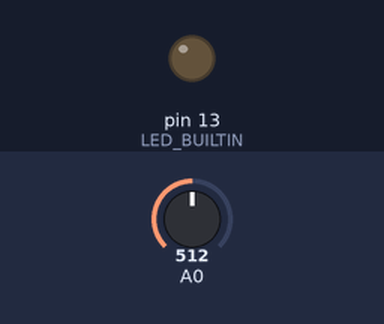
Bench run of a sketch on a simulated Arduino Uno, built with avr-gcc and run on an emulated ATmega328P. Parts: output pins drawn as LEDs (lit = HIGH). Inputs (shaded band) come from the test bench; at power-on: A0 = 512.

Above: at 1.2 s.
1.3 s: A0 set to 544
2.8 s: A0 set to 572
At 3.8 s:
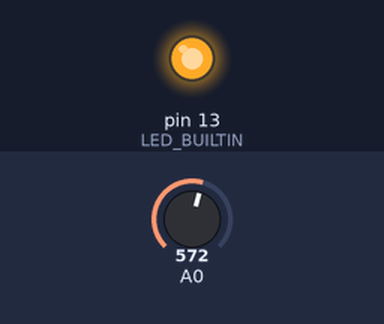
6.2 s: A0 set to 530
7.7 s: A0 set to 503
At 8.7 s:
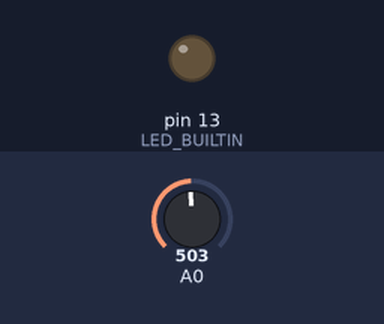
Timing chart, 0 to 10.3 s (numbered marks = the images above; inputs shaded):
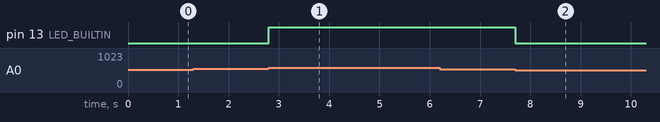

Measured:
- the behaviour switches between 560 and 561 on A0 (found by bisection; images 0 and 1)
- the behaviour switches between 520 and 519 on A0 (found by bisection; images 1 and 2)
- after the input at 1.3 s, every drawn part: stays the same
- after the input at 2.8 s, pin 13 (LED_BUILTIN): LOW → HIGH at once
- after the input at 6.2 s, every drawn part: stays the same
- after the input at 7.7 s, pin 13 (LED_BUILTIN): HIGH → LOW at once

The sketch:

Arduino_Heart_Rate.ino
```cpp
#include"SendData2App.h"


//Change the limits as per your sensor data
int UpperThreshold = 560;
int LowerThreshold = 520;


//Default values
int reading = 0;
float BPM = 0.0;
bool IgnoreReading = false;
bool FirstPulseDetected = false;
unsigned long FirstPulseTime = 0;
unsigned long SecondPulseTime = 0;
unsigned long PulseInterval = 0;
const unsigned long delayTime = 10;
const unsigned long delayTime2 = 1000;
const unsigned long delayTime3 = 6000;
const unsigned long baudRate = 9600;
unsigned long previousMillis = 0;
unsigned long previousMillis2 = 0;
unsigned long previousMillis3 = 0;

bool stream = false;

void setup()
{
  Serial.begin(baudRate);
  pinMode(LED_BUILTIN, OUTPUT);
  digitalWrite(LED_BUILTIN, LOW);

}

void loop()
{
  unsigned long currentMillis = millis();


  // First event
  if (myTimer1(delayTime, currentMillis) == 1)
  {

    reading = analogRead(A0);

    GetInput();

    SendBeatData( stream, reading);

    DetectLeadingEdge();

    DetectTrailingEdge();

    CalculateBPM();
  }

  // Second event
  if (myTimer2(delayTime2, currentMillis) == 1)
  {
    SendBPM( stream, BPM);
  }

}

void GetInput()
{
  if (Serial.available() > 0)
  {
    char re = Serial.read();
    if (re == 'E')
      stream = true;
    else if (re == 'Q')
      stream = false;
  }
}

void DetectLeadingEdge()
{
  // Heart beat leading edge detected.
  if (reading > UpperThreshold && IgnoreReading == false) {
    if (FirstPulseDetected == false) {
      FirstPulseTime = millis();
      FirstPulseDetected = true;
    }
    else {
      SecondPulseTime = millis();
      PulseInterval = SecondPulseTime - FirstPulseTime;
      FirstPulseTime = SecondPulseTime;
    }
    IgnoreReading = true;
    digitalWrite(LED_BUILTIN, HIGH);


  }
}

void DetectTrailingEdge()
{
  // Heart beat trailing edge detected.
  if (reading < LowerThreshold && IgnoreReading == true)
  {
    IgnoreReading = false;
    digitalWrite(LED_BUILTIN, LOW);

  }
}

void CalculateBPM()
{
  // Calculate Beats Per Minute.
  BPM = (1.0 / PulseInterval) * 60.0 * 1000;


}

// First event timer
int myTimer1(long delayTime, long currentMillis)
{
  if (currentMillis - previousMillis >= delayTime)
  {
    previousMillis = currentMillis;
    return 1;
  }
  else {
    return 0;
  }
}

// Second event timer
int myTimer2(long delayTime2, long currentMillis)
{
  if (currentMillis - previousMillis2 >= delayTime2)
  {
    previousMillis2 = currentMillis;
    return 1;
  }
  else {
    return 0;
  }
}
```

SendData2App.h
```cpp
float floatMap(float x, float inMin, float inMax, float outMin, float outMax)
{
  return (x - inMin) * (outMax - outMin) / (inMax - inMin) + outMin;
}

void SendBeatData(bool stream,int reading)
{
	if (stream)
    {
      String Value;
      Value = "sr" + String(floatMap(reading, 0, 1024, 0, 5), 2);
      Serial.println(Value);
      delay(90);
    }
}

void SendBPM(bool stream,float BPM)
{
	if (stream)
    {
      String Value1;
      Value1 = "s\nb";
      Value1 += BPM;
      Serial.println(Value1);
    }
}
```
